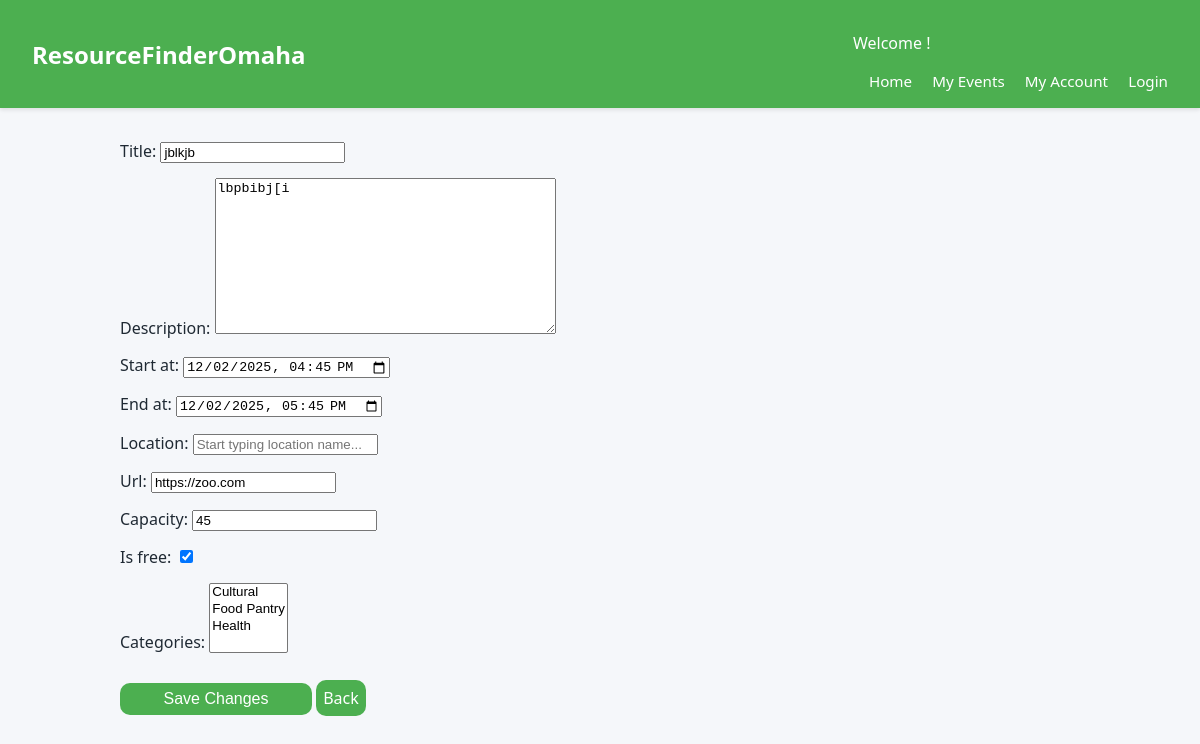
The app's page /viewevent/8/ with its own data.
### events/models.py (models this page shows, shortened)
class TimeStamped(models.Model):
    created_at = models.DateTimeField(auto_now_add=True)
    updated_at = models.DateTimeField(auto_now=True)
    class Meta:
        abstract = True

class Event(TimeStamped):
    org = models.ForeignKey(Organization, on_delete=models.CASCADE, related_name="events")
    title = models.CharField(max_length=200)
    description = models.TextField(blank=True)
    start_at = models.DateTimeField()
    end_at = models.DateTimeField(null=True, blank=True)
    location = models.ForeignKey(Location, on_delete=models.PROTECT, related_name="events")
    is_free = models.BooleanField(default=True)
    url = models.URLField(blank=True)
    capacity = models.PositiveIntegerField(null=True, blank=True)
    categories = models.ManyToManyField(Category, related_name="events", blank=True)
    is_published = models.BooleanField(default=True)
    class Meta:
        indexes = [
            models.Index(fields=["start_at"]),
            models.Index(fields=["is_published"]),
        ]
        ordering = ["start_at"]

### events/views.py (the view)
# urls.py: path('viewevent/<int:event_id>/', event_views.viewEvent, name='viewEvent'),
def viewEvent(request, event_id):
    event = Event.objects.get(pk=event_id)
    if request.method == 'POST':
        form = EventForm(request.POST, instance=event)
        if form.is_valid():
            form.save()
            return redirect('myevents')
    else:
        form = EventForm(instance=event)
        return render(request, 'viewEvent.html', {'form' : form})

### events/forms.py
class EventForm(forms.ModelForm):
    location = forms.CharField(
        widget=forms.TextInput(attrs={
            'placeholder': 'Start typing location name...'
        })
    )
    class Meta:
        model = Event
        exclude = ['is_published', 'org', 'created_at', 'updated_at', 'location']
        widgets = {
            'start_at': forms.DateTimeInput(attrs={
                'type': 'datetime-local',
                'class': 'form-control'
            }),
            'end_at': forms.DateTimeInput(attrs={
                'type': 'datetime-local',
                'class': 'form-control'
            }),
        }

### events/models.py (called while the page is built)
    def __str__(self) -> str:
        return self.name

### events/templates/viewEvent.html (shortened to what this page needs)
{% extends "base.html" %}
{% block content %}
<div>
    <form method="post" action="{% url 'addEvent' %}">
    <span class="form-field">{{ form.title.label_tag }} {{ form.title }}</span>
    <span class="form-field">{{ form.description.label_tag }} {{ form.description }}</span>
    <span class="form-field">{{ form.start_at.label_tag }} {{ form.start_at }}</span>
    <span class="form-field">{{ form.end_at.label_tag }} {{ form.end_at }}</span>
    <span class="form-field">{{ form.location.label_tag }} {{ form.location }}</span>
    <span class="form-field">{{ form.url.label_tag }} {{ form.url }}</span>
    <span class="form-field">{{ form.capacity.label_tag }} {{ form.capacity }}</span>
    <span class="form-field">{{ form.is_free.label_tag }} {{ form.is_free }}</span>
    <span class="form-field">{{ form.categories.label_tag }} {{ form.categories }}</span>
</div>
<div>
    <button type="submit" class="register-button">Save Changes</button>
    <a class="register-button" href="{% url 'myevents' %}">Back</a>
</div>
{% endblock %}

### events/templates/base.html (style rules this page uses)
body { margin: 0; font-family: system-ui, -apple-system, BlinkMacSystemFont, "Segoe UI", sans-serif; background: #f5f7fa; color: #1f2933; }
.register-button { padding: 7px; border-radius: 10px; margin-top: 15px; margin-bottom: 15px; border: none; color: white; cursor: pointer; background-color: #4CAF50; width: 20%; font-size: 16px; text-decoration: none; text-align: center; }
.form-field { display: block; margin-bottom: 15px; }

### records on screen
Event: title "jblkjb", description "lbpbibj[i", start_at "12/02/2025 16:45", end_at "12/02/2025 17:45", url "https://zoo.com", capacity "45", is_free "☑"
